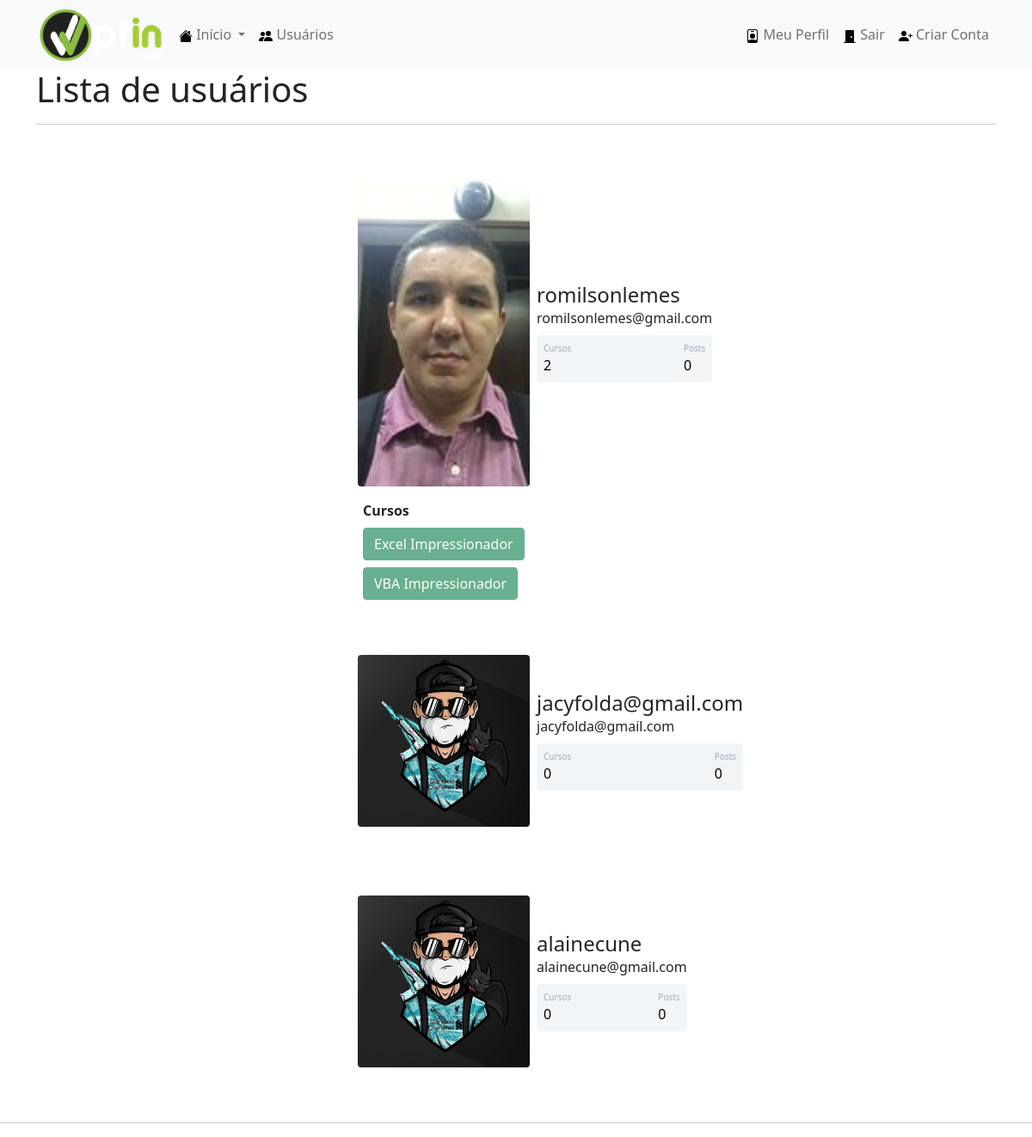
/usuarios (signed in), run on the app's committed database.
### plataformaSms/models.py (models this page shows)
class Usuario(database.Model, UserMixin):
    id = database.Column(database.Integer, primary_key=True)
    username = database.Column(database.String, nullable=False)
    email = database.Column(database.String, nullable=False, unique=True)
    senha = database.Column(database.String, nullable=False)
    foto_perfil = database.Column(database.String, default='default.jpg')
    posts = database.relationship('Post', backref='autor', lazy=True)
    cursos = database.Column(database.String, nullable=False, default='Não Informado')
    def contar_posts(self):
        return len(self.posts)

### plataformaSms/routes.py (the view)
@app.route('/usuarios')
@login_required
def usuarios():
    listaUsuarios = Usuario.query.all()
    return render_template('usuarios.html', listaUsuarios=listaUsuarios)

### plataformaSms/models.py (called while the page is built)
@login_manager.user_loader
def load_usuario(id_usuario):
    return Usuario.query.get(int(id_usuario))

### plataformaSms/templates/usuarios.html
{% extends 'base.html' %}
{% block body %}
        <div class="container">
            <h1>Lista de usuários</h1>
            <hr>
            {% for usuario in listaUsuarios %}
                  <div class="container mt-5 d-flex justify-content-center">
                      <div class="card p-3">
                          <div class="d-flex align-items-center">
                              <div class="image pe-2"> <img src="{{  url_for('static', filename='fotos_perfil/{}'.format(usuario.foto_perfil)) }}" class="rounded" width="200"> </div>
                              <div class="ml-3 w-100">
                                      <h4 class="mb-0 mt-0">{{ usuario.username }}</h4> <span> {{ usuario.email }}</span>
                                      <div class="p-2 mt-2 bg-primary d-flex justify-content-between rounded text-white stats">
                                          {% if 'Não Informado' in usuario.cursos %}
                                            <div class="d-flex flex-column"> <span class="articles">Cursos</span> <span class="number1">0</span> </div>
                                          {% else %}
                                            <div class="d-flex flex-column"> <span class="articles">Cursos</span> <span class="number1">{{ usuario.cursos.count(';') + 1 }}</span> </div>
                                          {% endif %}
                                          <div class="d-flex flex-column"> <span class="rating">Posts</span> <span class="number3">{{ usuario.contar_posts() }}</span> </div>
                                      </div>
                              </div>
                        </div>
                      </div>
                  </div>
                  {% if 'Não Informado' not in usuario.cursos %}
                          <div class="row justify-content-center">
                              <div class="col col-4" style="text-align-center">
                                    <strong>Cursos</strong><br>
                                    {% for curso in usuario.cursos.split(';') %}
                                        <button type="button" class="btn btn-success mt-2" disabled>{{ curso }}</button>
                                    {% endfor %}
                              </div>
                          </div>
                  {% endif %}
            {% endfor %}
        </div>
        <div class="row mt-5">
            <hr>
        </div>
{% endblock %}

### plataformaSms/templates/base.html (shortened to what this page needs)
<!DOCTYPE html>
<html lang="pt-BR">
<head>
    <link href="https://cdn.jsdelivr.net/npm/bootstrap@5.1.3/dist/css/bootstrap.min.css" rel="stylesheet">
    <link rel="stylesheet" type="text/css" href="{{ url_for('static', filename='main.css') }}">
</head>
<body>
    {% include 'navbar.html' %}
    {% block body %}
    {% endblock %}
</body>
</html>

### plataformaSms/templates/navbar.html (shortened to what this page needs)
<nav class="navbar navbar-expand-lg navbar-light bg-light">
  <div class="container-fluid container">
    <div class="image pe-2"> <img src="/static/icones/logo-optin.png" class="img-fluid" width="150"> </div>
    <div class="collapse navbar-collapse" id="navbarSupportedContent">
      <ul class="navbar-nav me-auto mb-2 mb-lg-0">
          <li class="nav-item dropdown">
                <a class="nav-link dropdown-toggle" href="/" id="navbarInicioMenuLink" role="button" data-bs-toggle="dropdown" aria-expanded="false">
                    <img src="/static/icons_bootstrap/house-fill.svg" alt="Bootstrap"> Início
                </a>
          </li>
          <li class="nav-item">
            <a class="nav-link" href="{{ url_for ('usuarios') }}">
                <img src="/static/icons_bootstrap/people-fill.svg" alt="Bootstrap"> Usuários
            </a>
          </li>
      </ul>
      <ul class="d-flex navbar-nav">
          {% if current_user.is_authenticated %}
              <li class="nav-item">
                <a class="nav-link" href="{{ url_for ('perfil') }}">
                    <img src="/static/icons_bootstrap/person-badge.svg" alt="Bootstrap"> Meu Perfil
                </a>
              </li>
              <li class="nav-item">
                <a class="nav-link" href="{{ url_for ('sair') }}">
                    <img src="/static/icons_bootstrap/door-closed-fill.svg" alt="Bootstrap"> Sair
                </a>
              </li>
          {% else %}
          <li class="nav-item">
            <a class="nav-link" href="{{ url_for ('login') }}">
                <img src="/static/icons_bootstrap/door-open-fill.svg" alt="Bootstrap"> Login</a>
          </li>
          {% endif %}
          <li class="nav-item">
            <a class="nav-link" href="{{ url_for ('login') }}">
                <img src="/static/icons_bootstrap/person-plus-fill.svg" alt="Bootstrap"> Criar Conta
            </a>
          </li>
      </ul>
    </div>
  </div>
</nav>

### plataformaSms/static/main.css (style rules this page uses)
.card { width: 400px; border: none; border-radius: 10px; background-color: #fff }
.stats { background: #f2f5f8 !important; color: #000 !important }
.articles { font-size: 10px; color: #a1aab9 }
.number1 { font-weight: 500 }
.rating { font-size: 10px; color: #a1aab9 }
.number3 { font-weight: 500 }

### data on the page
Usuario: foto_perfil (picture), username "romilsonlemes", email "romilsonlemes@gmail.com", cursos "2", contar_posts "0", curso "Excel Impressionador" "VBA Impressionador"
Usuario: foto_perfil (placeholder picture), username "jacyfolda@gmail.com", email "jacyfolda@gmail.com", cursos "Cursos", contar_posts "0"
Usuario: foto_perfil (placeholder picture), username "alainecune", email "alainecune@gmail.com", cursos "Cursos", contar_posts "0"
